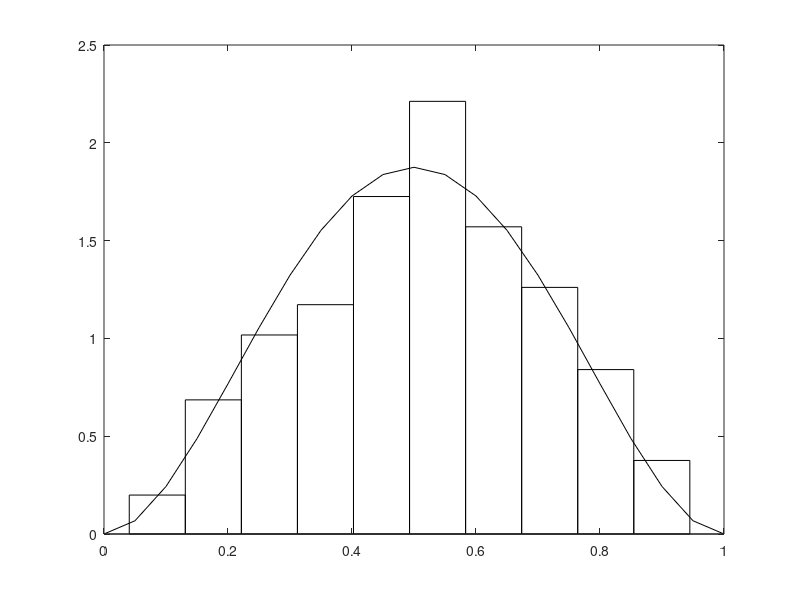

The MATLAB script that drew this image:
% Example 4.9
% Computational Statistics Handbook with MATLAB, 2nd Edition
% Wendy L. and Angel R. Martinez

% Let a = 3, b = 3
n=500;
a=3;
b=3;
rvs = betarnd(a,b,1,n);

% Now do the histogram.
[N,h]=hist(rvs,10);
% Change bar heights.
N=N/(h(2)-h(1))/n;
% Now get the theoretical probability density.
x = 0:.05:1;
y = betapdf(x,a,b);
plot(x,y)
axis equal
bar(h,N,1,'w')
hold on
plot(x,y,'k')
hold off
